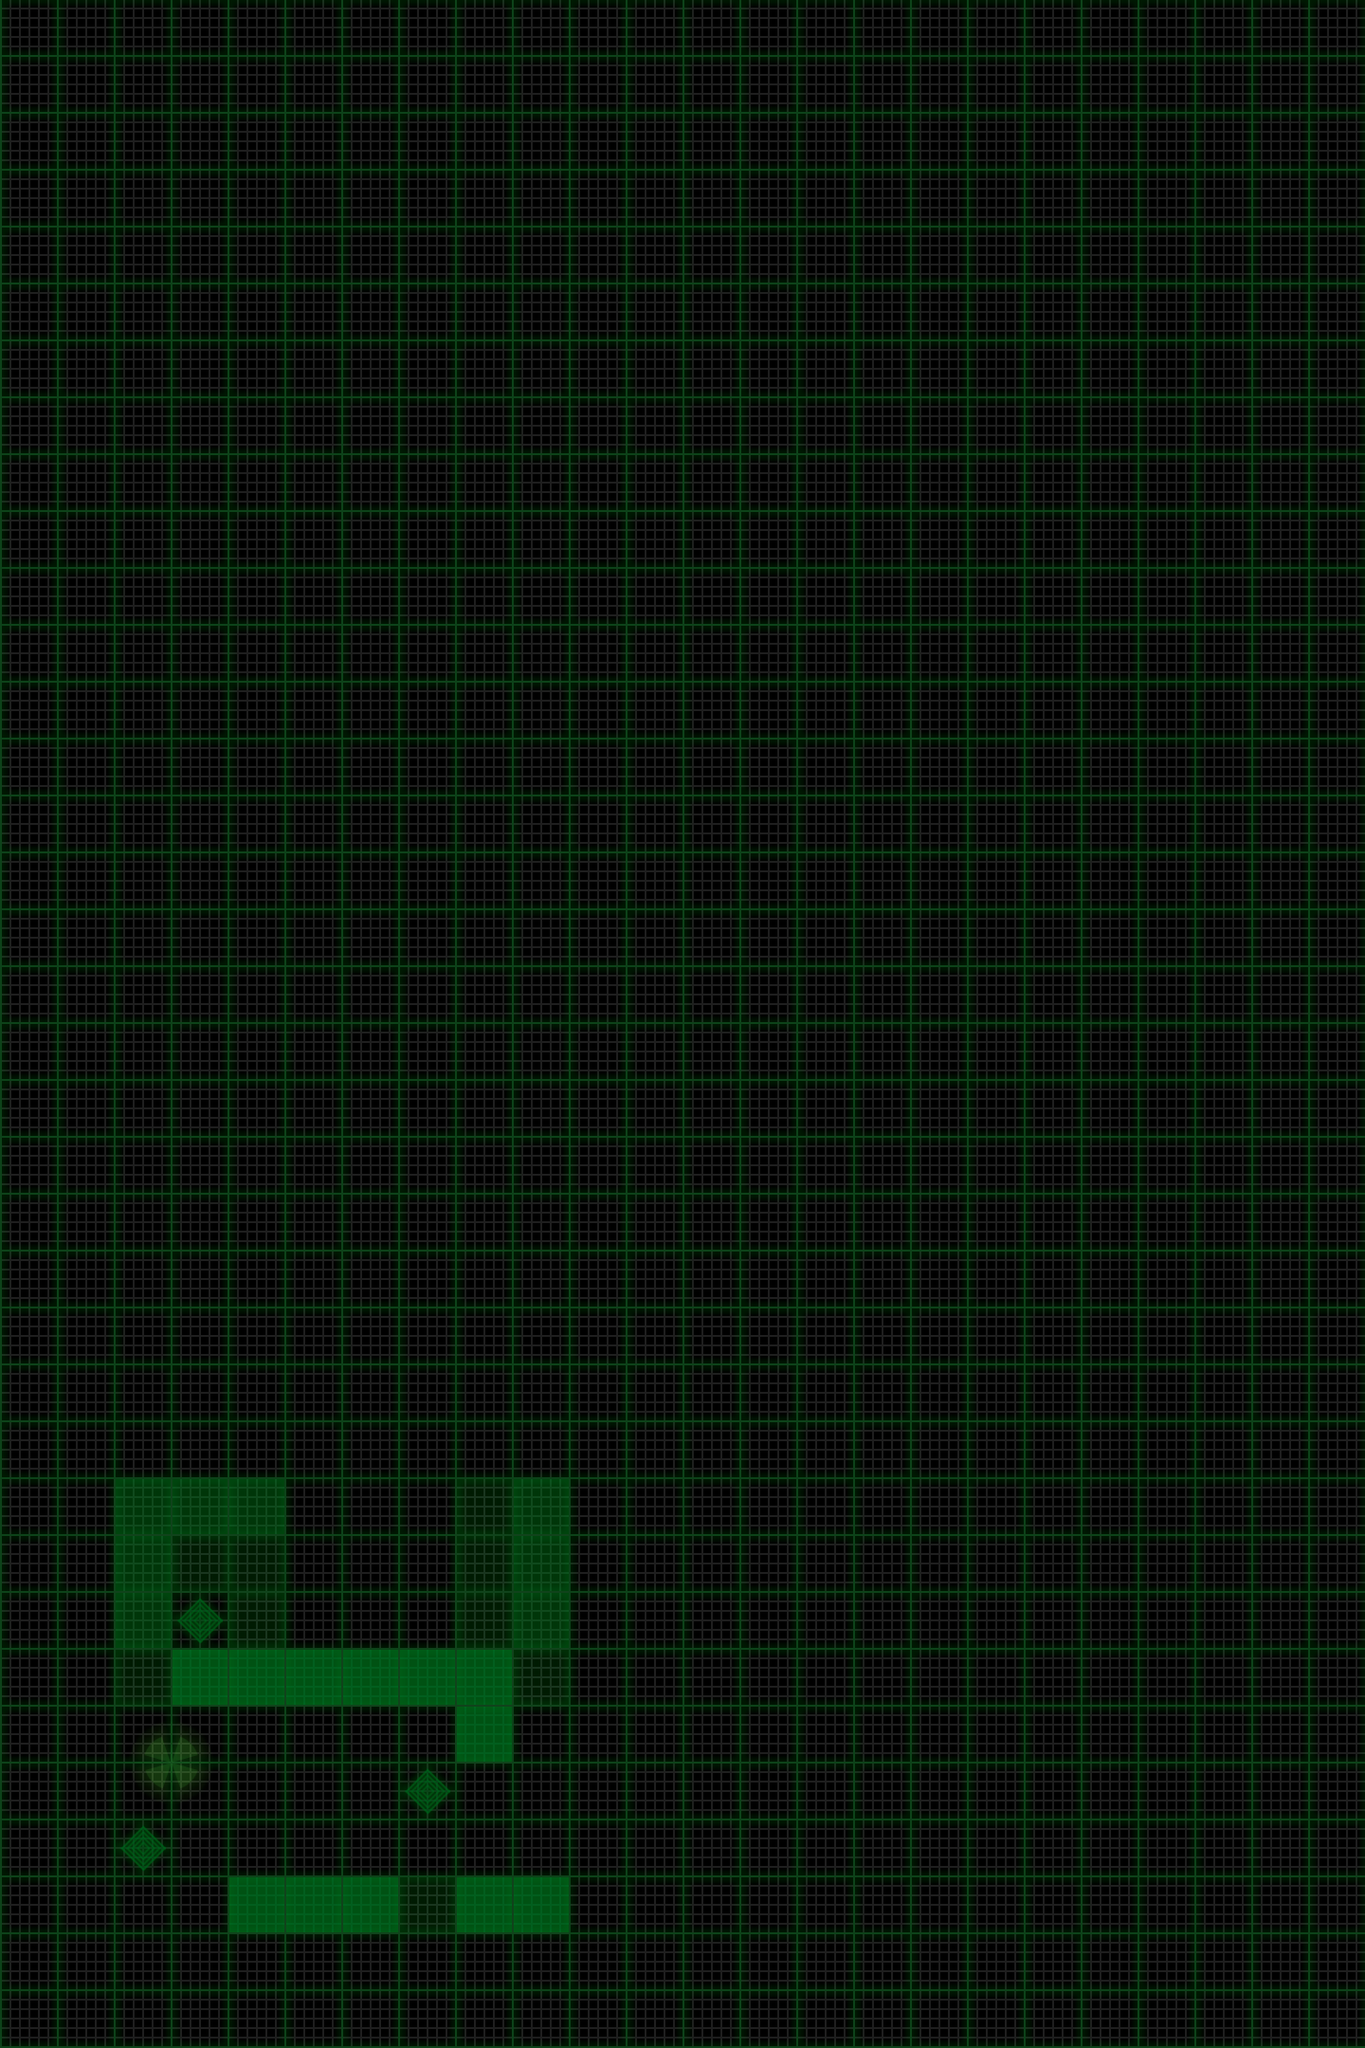

The image is a tile-based game level rendered from a .tmx file. Its description and source (layers, tilesets, objects; grid data summarised) follow:
An orthogonal 24x36 tile map with 60x60 px tiles, 4 tile layers (map, terrain, items, sand), 2 tilesets and 1 object (startSite).

<map version="1.0" orientation="orthogonal" width="24" height="36" tilewidth="60" tileheight="60">
 <tileset firstgid="1" name="map" tilewidth="60" tileheight="60">
  <image source="map.png" />
  <tile id="0">
   <properties>
    <property name="mapID" value="empty" />
   </properties>
  </tile>
  <tile id="1">
   <properties>
    <property name="mapID" value="down-1" />
   </properties>
  </tile>
  <tile id="2">
   <properties>
    <property name="mapID" value="down-2" />
   </properties>
  </tile>
  <tile id="3">
   <properties>
    <property name="mapID" value="down-3" />
   </properties>
  </tile>
  <tile id="4">
   <properties>
    <property name="mapID" value="down-4" />
   </properties>
  </tile>
  <tile id="5">
   <properties>
    <property name="mapID" value="down-5" />
   </properties>
  </tile>
  <tile id="6">
   <properties>
    <property name="mapID" value="up-1" />
   </properties>
  </tile>
  <tile id="7">
   <properties>
    <property name="mapID" value="up-2" />
   </properties>
  </tile>
  <tile id="8">
   <properties>
    <property name="mapID" value="up-3" />
   </properties>
  </tile>
  <tile id="9">
   <properties>
    <property name="mapID" value="up-4" />
   </properties>
  </tile>
  <tile id="10">
   <properties>
    <property name="mapID" value="up-5" />
   </properties>
  </tile>
 </tileset>
 <tileset firstgid="17" name="items" tilewidth="60" tileheight="60">
  <image source="items.png" />
  <tile id="0">
   <properties>
    <property name="itemID" value="station" />
   </properties>
  </tile>
  <tile id="1">
   <properties>
    <property name="itemID" value="sensorSite" />
   </properties>
  </tile>
  <tile id="8">
   <properties>
    <property name="itemID" value="station" />
   </properties>
  </tile>
  <tile id="9">
   <properties>
    <property name="itemID" value="sensor" />
   </properties>
  </tile>
  <tile id="16">
   <properties>
    <property name="itemID" value="station" />
   </properties>
  </tile>
  <tile id="17">
   <properties>
    <property name="itemID" value="sample" />
   </properties>
  </tile>
  <tile id="24">
   <properties>
    <property name="itemID" value="station" />
   </properties>
  </tile>
 </tileset>
 <layer name="map" width="24" height="36">
  <data>[864 cells, 864 non-empty, 1 distinct tile ids]</data>
 </layer>
 <layer name="terrain" width="24" height="36">
  <data>[864 cells, 29 non-empty, 3 distinct tile ids]</data>
 </layer>
 <layer name="items" width="24" height="36">
  <data>[864 cells, 7 non-empty, 5 distinct tile ids]</data>
 </layer>
 <layer name="sand" width="24" height="36">
  <data>[864 cells, 0 non-empty, 0 distinct tile ids]</data>
 </layer>
 <objectgroup name="objects" width="24" height="36">
  <object name="startSite" x="150" y="1830">
   <properties>
    <property name="bearing" value="north" />
    <property name="energy" value="76" />
    <property name="expectedCodeScore" value="59" />
    <property name="sampleSites" value="3" />
    <property name="sensorSites" value="0" />
    <property name="zoom" value="out" />
   </properties>
  </object>
 </objectgroup>
</map>
